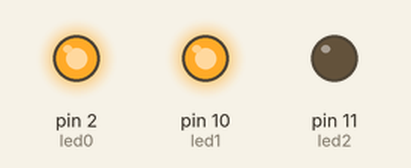
Simulated run of this sketch. Board: Arduino Uno, built with avr-gcc and run on an emulated ATmega328P. Parts: output pins drawn as LEDs (lit = HIGH).

Above: at 0.1 s.
At 0.6 s:
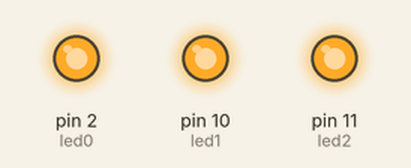
Timing chart, 0 to 2.1 s (numbered marks = the images above):
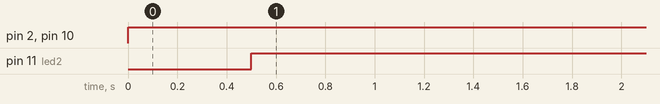

The sketch:

led.ino
```cpp
int led0 = 2;
int led1 = 10;
int led2 = 11;
void setup() {
  // put your setup code here, to run once:
pinMode(led0, OUTPUT);
pinMode(led1, OUTPUT);
pinMode(led2, OUTPUT);
}

void loop() {
  // put your main code here, to run repeatedly:
digitalWrite(led0,HIGH);
digitalWrite(led1,HIGH);
delay(500);
digitalWrite(led2,HIGH);
delay(500);
}
```

Measured:
- by itself, pin 2 (led0), pin 10 (led1): LOW → HIGH at 0.00 s
- by itself, pin 11 (led2): LOW → HIGH at 0.50 s
